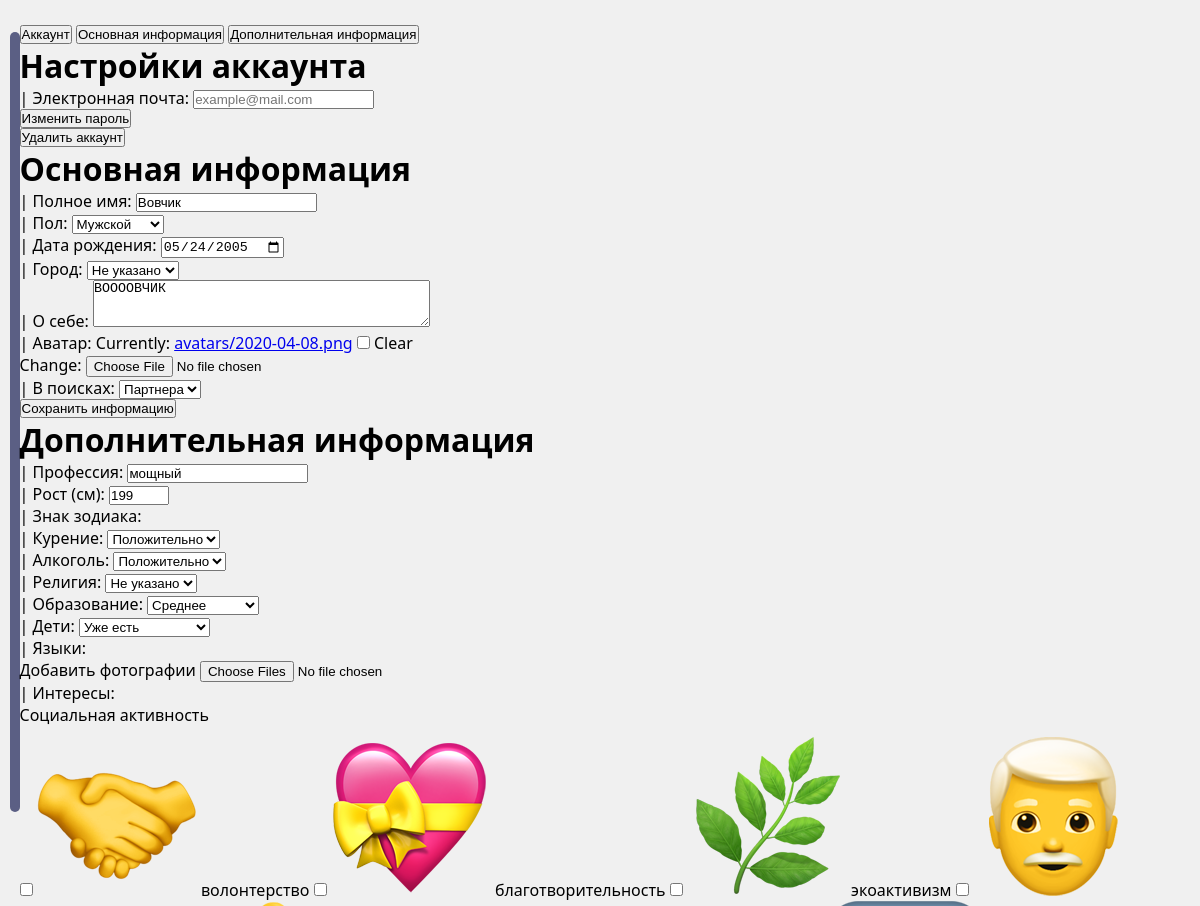
Before: /settings/ (signed in, upper part) with the older database file.
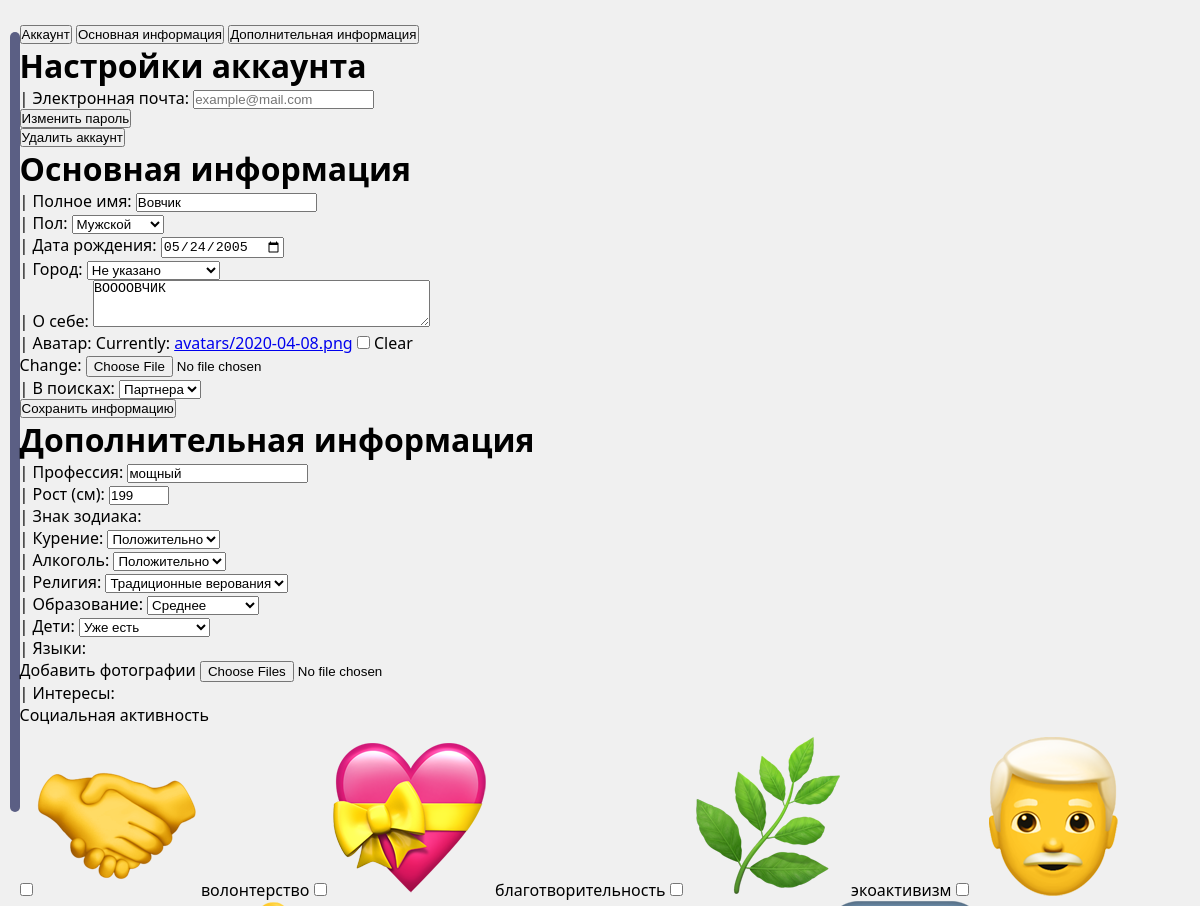
After: the same page with the newer database file.
### authuser/models.py (models this page shows, shortened)
class User(AbstractBaseUser, PermissionsMixin):
    full_name = models.CharField(max_length=100)
    email = models.EmailField(unique=True)
    is_active = models.BooleanField(default=True)
    is_staff = models.BooleanField(default=False)
    objects = CustomUserManager()
    USERNAME_FIELD = 'email'
    REQUIRED_FIELDS = ['full_name']

class Profile(models.Model):
    user = models.OneToOneField(User, on_delete=models.CASCADE, related_name='profile')
    avatar = models.ImageField(upload_to='avatars/', blank=True, null=True, default='avatars/default_avatar.jpg')
    gender = models.ForeignKey('Gender', on_delete=models.SET_NULL, blank=True, null=True)
    job = models.CharField(max_length=20, blank=True, null=True)
    birth_date = models.DateField(blank=True, null=True)
    bio = models.CharField(max_length=200, blank=True, null=True)
    city = models.ForeignKey('City', on_delete=models.SET_NULL, blank=True, null=True)
    interests = models.ManyToManyField('Interest', blank=True)
    height = models.PositiveIntegerField(blank=True, null=True)
    zodiac_sign = models.ForeignKey('Zodiac', on_delete=models.SET_NULL, blank=True, null=True)
    smoking = models.ForeignKey('Smoking', on_delete=models.SET_NULL, blank=True, null=True)
    alcohol = models.ForeignKey('Alcohol', on_delete=models.SET_NULL, blank=True, null=True)
    religion = models.ForeignKey('Religion', on_delete=models.SET_NULL, blank=True, null=True)
    education = models.ForeignKey('Education', on_delete=models.SET_NULL, blank=True, null=True)
    children = models.ForeignKey('Children', on_delete=models.SET_NULL, blank=True, null=True)
    language = models.ManyToManyField('Language', blank=True, null=True)
    relationship = models.ForeignKey('Relationship', on_delete=models.SET_NULL, blank=True, null=True)

class Interest(models.Model):
    name = models.CharField(max_length=20, unique=True)
    image = models.ImageField(upload_to='interests/', blank=True, null=True)

### authuser/views.py (the view, shortened to what this page needs)
# urls.py: path('settings/', settings_page, name='settings_page'),
@login_required
def settings_page(request):
    user = request.user
    profile = request.user.profile
    password_form = ChangePasswordForm()
    main_form = EditMainProfileForm(instance=profile, user=user)
    extra_form = EditExtraProfileForm(instance=profile)
    return render(request, 'settings.html', {
        'user': user,
        'profile': profile,
        'password_form': password_form,
        'main_form': main_form,
        'extra_form': extra_form
    })

### authuser/forms.py (shortened to what this page needs)
class ChangePasswordForm(forms.Form):
    current_password = forms.CharField(
        label="Текущий пароль",
        widget=forms.PasswordInput(attrs={'placeholder': 'Текущий пароль'})
    )
    new_password = forms.CharField(
        label="Новый пароль",
        widget=forms.PasswordInput(attrs={'placeholder': 'Новый пароль'})
    )
    confirm_password = forms.CharField(
        label="Подтверждение пароля",
        widget=forms.PasswordInput(attrs={'placeholder': 'Повторите пароль'})
    )

class EditMainProfileForm(forms.ModelForm):
    full_name = forms.CharField(
        max_length=100,
        label="Полное имя",
        widget=forms.TextInput(attrs={'class': 'form-control', 'placeholder': 'Иванов Иван Иванович'})
    )
    class Meta:
        model = Profile
        fields = ['avatar', 'gender', 'birth_date', 'city', 'bio', 'relationship']
        widgets = {
            'birth_date': forms.DateInput(attrs={'type': 'date', 'class': 'form-control'}),
            'bio': forms.Textarea(attrs={'rows': 3, 'class': 'form-control', 'maxlength': 200}),
            'city': forms.Select(attrs={'class': 'form-select'}),
            'gender': forms.Select(attrs={'class': 'form-select'}),
            'avatar': forms.ClearableFileInput(attrs={'class': 'form-control'}),
            'relationship': forms.Select(attrs={'class': 'form-select'}),
        }
    def __init__(self, *args, **kwargs):
        user = kwargs.pop('user', None)
        super().__init__(*args, **kwargs)
        if user:
            self.fields['full_name'].initial = user.full_name
            self.fields['city'].empty_label = "Не указано"
            self.fields['gender'].empty_label = "Не указано"

### authuser/models.py (called while the page is built)
    def __str__(self):
        return self.name

    def __str__(self):
        return self.name

    def __str__(self):
        return self.name

    def __str__(self):
        return self.name

    def __str__(self):
        return self.name

    def __str__(self):
        return self.name

    def __str__(self):
        return self.name

    def __str__(self):
        return self.name

### templates/settings.html (shortened to what this page needs)
﻿{% extends 'base.html' %}
{% load static %}
{% block extra_css %}
<link rel="stylesheet" href="{% static 'css/settings_style.css' %}">
{% endblock %}
{% block content %}
<div class="settings-wrapper">
    <div class="settings-sidebar">
        <button class="settings-tab active" data-tab="account">Аккаунт</button>
        <button class="settings-tab" data-tab="main-info">Основная информация</button>
        <button class="settings-tab" data-tab="additional-info">Дополнительная информация</button>
    </div>
    <div class="settings-content">
        <div class="settings-block active" id="account">
            <form class="settings-form">
                <h1>Настройки аккаунта</h1>
                <div class="form-group">
                    <label for="email">| Электронная почта:</label>
                    <input type="email" id="email" name="email" placeholder="example@mail.com">
                </div>
                <button type="button" id="changePasswordBtn" class="save-btn">Изменить пароль</button>
                <div class="form-group">
                    <button type="button" class="save-btn danger">Удалить аккаунт</button>
                </div>
            </form>
        </div>
        <div class="settings-block" id="main-info">
            <form class="settings-form" method="post" enctype="multipart/form-data">
                <h1>Основная информация</h1>
                <div class="form-group">
                    <label for="{{ main_form.full_name.id_for_label }}">| Полное имя:</label>
                    {{ main_form.full_name }}
                </div>
                <div class="form-group">
                    <label for="{{ form.gender.id_for_label }}">| Пол:</label>
                    {{ main_form.gender }}
                </div>
                <div class="form-group">
                    <label for="{{ form.birth_date.id_for_label }}">| Дата рождения:</label>
                    {{ main_form.birth_date }}
                </div>
                <div class="form-group">
                    <label for="{{ form.city.id_for_label }}">| Город:</label>
                    {{ main_form.city }}
                </div>
                <div class="form-group">
                    <label for="{{ form.bio.id_for_label }}">| О себе:</label>
                    {{ main_form.bio }}
                </div>
                <div class="form-group">
                    <label for="{{ form.avatar.id_for_label }}">| Аватар:</label>
                    {{ main_form.avatar }}
                </div>
                <div class="form-group">
                    <label for="{{ form.relationship.id_for_label }}">| В поисках:</label>
                    {{ main_form.relationship }}
                </div>
                <button type="submit" name="edit_main_profile" class="save-btn">Сохранить информацию</button>
            </form>
        </div>
        <div class="settings-block" id="additional-info">
            <form class="settings-form" method="post" enctype="multipart/form-data">
                <h1>Дополнительная информация</h1>
                <div class="additional-settings-grid">
                    <div class="form-group">
                        <label for="{{ extra_form.job.id_for_label }}">| Профессия:</label>
                        {{ extra_form.job }}
                    </div>
                    <div class="form-group">
                        <label for="{{ extra_form.height.id_for_label }}">| Рост (см):</label>
                        {{ extra_form.height }}
                    </div>
                    <div class="form-group">
                        <label for="{{ extra_form.zodiac_sign.id_for_label }}">| Знак зодиака:</label>
                    </div>
                    <div class="form-group">
                        <label for="{{ extra_form.smoking.id_for_label }}">| Курение:</label>
                        {{ extra_form.smoking }}
                    </div>
                    <div class="form-group">
                        <label for="{{ extra_form.alcohol.id_for_label }}">| Алкоголь:</label>
                        {{ extra_form.alcohol }}
                    </div>
                    <div class="form-group">
                        <label for="{{ extra_form.religion.id_for_label }}">| Религия:</label>
                        {{ extra_form.religion }}
                    </div>
                    <div class="form-group">
                        <label for="{{ extra_form.education.id_for_label }}">| Образование:</label>
                        {{ extra_form.education }}
                    </div>
                    <div class="form-group">
                        <label for="{{ extra_form.children.id_for_label }}">| Дети:</label>
                        {{ extra_form.children }}
                    </div>
                    <div class="form-group">
                        <label>| Языки:</label>
                    </div>
                </div>
                <div class="form-group photo-upload-block">
                    <label>{{ extra_form.photos.label }}</label>
                    {{ extra_form.photos }}
                </div>
                <div class="form-group">
                    <label>| Интересы:</label>
                    <div class="interests-container">
                        {% for interest in extra_form.interests.field.queryset %}
                            {% if interest.name == "волонтерство" %}
                                </div><div style="margin-bottom: 10px;">Социальная активность</div><div class="interests-container">
                            {% elif interest.name == "бег" %}
                                </div><div style="margin-bottom: 10px;">Спорт и активный отдых</div><div class="interests-container">
                            {% elif interest.name == "изучение языков" %}
                                </div><div style="margin-bottom: 10px;">Образование и саморазвитие</div><div class="interests-container">
                            {% elif interest.name == "литература" %}
                                </div><div style="margin-bottom: 10px;">Хобби и развлечения</div><div class="interests-container">
                            {% elif interest.name == "живопись" %}
                                </div><div style="margin-bottom: 10px;">Творчество и искусство</div><div class="interests-container">
                            {% endif %}
                        <label class="interest-btn">
                            <input type="checkbox" name="interests" value="{{ interest.id }}"
                                   {% if interest in extra_form.instance.interests.all %}checked{% endif %}>
                            <img src="{{ interest.image.url }}" alt="{{ interest.name }}" class="interest-icon">
                            <span class="interest-text">{{ interest.name }}</span>
                        </label>
                        {% endfor %}
                    </div>
                </div>
            </form>
        </div>
    </div>
</div>
{% endblock %}

### templates/base.html (shortened to what this page needs)
{% load static %}
<!DOCTYPE html>
<html lang="ru">
<head>
    <link rel="stylesheet" href="{% static 'css/sidebar_styles.css' %}">
    {% block extra_css %}{% endblock %}
</head>
<body>
    <div class="user-home">
        <nav class="sidebar">
            <div class="sidebar-content">
            </div>
        </nav>
        <main class="main-window">
            {% block content %}{% endblock %}
        </main>
    </div>
</body>
</html>

### static/css/sidebar_styles.css (style rules this page uses)
* { box-sizing: border-box; margin: 0; padding: 0; }
body { font-family: 'Segoe UI', sans-serif; background: #f0f0f0; transition: background 0.3s; }
.user-home { display: flex; min-height: 100vh; }
.sidebar { width: 60px; margin: 10px 0 10px 10px; background: #5B5F84; transition: 0.3s; overflow: hidden; display: flex; flex-direction: column; padding: 15px 0; border-radius: 10px; height: calc(100vh - 20px); }
.sidebar-content { flex: 1; display: flex; flex-direction: column; gap: 15px; padding: 0 10px; justify-content: space-between; }

Changed rows visible on the page:
changed Profile "Мужской": religion "Не указано" → "Традиционные верования"
